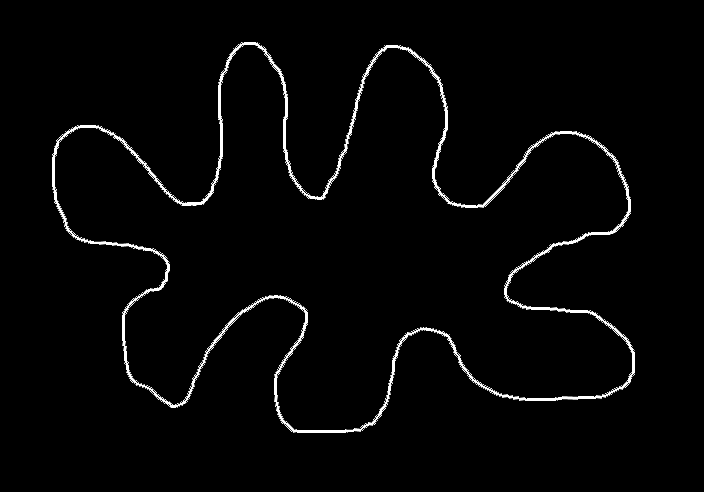
#> input picture data/images/curve11.png, 704 x 492 px
$ python shorten_curve.py data/images/curve11.png out
#> lines starting #> are read from the running program, lines starting #| are printed output that depends on the picture; after the words box and inside, x2 and y2 are one past the last pixel; in counts of white or black regions, pixels touching at a corner belong together
#> in main, img is the input picture: shape (492, 704); min 0, max 255, mean 6
### image_operations.py
import math
import cv2
import numpy as np
from scipy import signal
import geometry as geom
import list_operations as list_ops
import collections


# [5 lines left out: function get_color_for_curvature, not called in this run]

def get_signal_color():
    return 255

def get_background_color():
    return 0

def fill_image(img,  color):
    rows,cols = img.shape[:2]
    return cv2.rectangle(img, (0,0), (cols-1, rows-1), color, -1)

def save_curve_to_image(curve):
    img = create_curve_image(curve)
    rows, cols = img.shape
    curve = geom.move_curve_center(curve, cols / 2, rows / 2)
    draw_curve_points(img, curve)
    return img

# [11 lines left out: function draw_curve_points_zoom, not called in this run]


def draw_curve_points(img, curve, color=get_signal_color()):
    if geom.is_empty_curve(curve): return
    rows, cols = img.shape[:2]
    for i in range(0, geom.get_curve_size(curve)):
        x = int(curve[0][i])
        y = int(curve[1][i])
        if x >=0 and x < cols and y >=0 and y < rows:
            img[y,x] = color


# [107 lines left out: functions draw_curve_lines, draw_curve_lines_curvature, display_vector_field, display_shortening_field, draw_cross, fill_convex_curve and 2 more, not called in this run]


def create_curve_image(curve):
    curve_width = geom.get_horizontal_amplitude(curve)
    curve_height = geom.get_vertical_amplitude(curve)
    image_width = curve_width + curve_width // 2
    image_height = curve_height + curve_height // 2
    new_image = np.zeros((image_height, image_width), np.uint8)
    return new_image

# detect background and foreground colors in image and
# turn it to image with black bakgound and white signal pixels.
def binarize(image):
    if image is None:
         return

    hist = cv2.calcHist([image], [0], None, [256], [0, 256])
#> hist = 256 values, max 336217 at index 0, min 0 at index 1, mean 1353
    backgr_color = np.argmax(hist)
#> backgr_color = 0
    hist[backgr_color] = 0
    foregr_color = np.argmax(hist)
#> foregr_color = 255

    rows, cols = image.shape[:2]

    for row in range(rows):
        for col in range(cols):
            if image[row, col] != backgr_color:
                image[row, col] = foregr_color
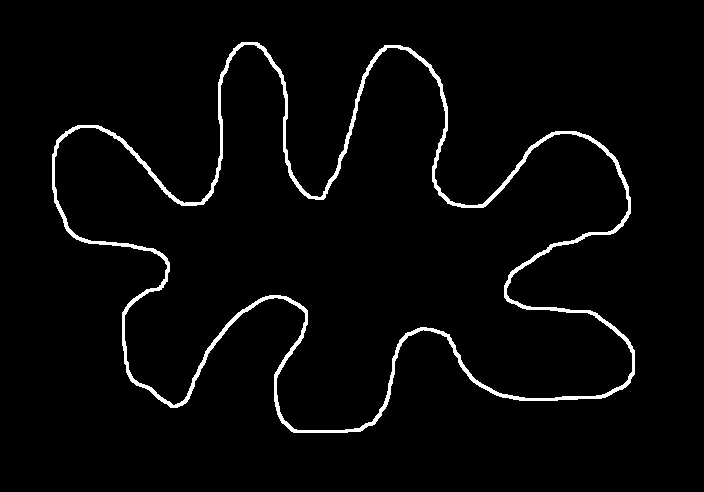
#> image: shape (492, 704); 2.9% white; 1 white region, box (x1, y1, x2, y2) and area: (52, 42, 635, 433) 10151

    # change colors for standard color scheme:
    # 0 --> background, 255 --> signal color.
    if backgr_color == get_background_color() and foregr_color == get_signal_color():
        return

    for row in range(rows):
        for col in range(cols):
            if image[row, col] == backgr_color:
                image[row, col] = get_background_color()
            else:
                if image[row, col] == foregr_color:
                    image[row, col] = get_signal_color()


def clear_rectangle_at_position(image, x, y, w, h, color):
    rows, cols = image.shape[:2]
    w1 = w // 2
    h1 = h // 2
    r1 = y - h1
    c1 = x - w1
    r = r1
    for i in range(0, h):
        c = c1
        for j in range(0, w):
            if r>=0 and r<rows and c>=0 and c<cols:
                image[r+i, c+j] = color


# move along the curve and clear curve pixels on image
def clear_curve(image, curve, w, h, color):
    if image is None:
        return

    if geom.is_empty_curve(curve): return

    for i in range(geom.get_curve_size(curve)):
        clear_rectangle_at_position(image, curve[0][i], curve[1][i], w, h, color)

### CurveExtractor.py
import cv2
import numpy as np
import geometry as geom


class CurveExtractor():
    """
    Very simple class to extract curve from image
    following thinned curve.
    """
    def __init__(self):
        self.displacements = {
            0 : (-1, 0),
            1 : (-1, 1),
            2 : (0, 1),
            3 : (1, 1),
            4 : (1, 0),
            5 : (1, -1),
            6 : (0, -1),
            7 : (-1, -1)}

        self.lookupTable = {
            0: [0,7,1,6,2,5,4,3],
            1: [1,0,2,7,3,6,4,5],
            2: [2,1,3,0,4,7,5,6],
            3: [3,2,4,1,5,0,6,7],
            4: [4,5,3,6,2,7,1,0],
            5: [5,4,6,3,7,0,2,1],
            6: [6,5,7,4,0,1,3,2],
            7: [7,6,0,5,1,2,4,3]
        }
        self.debugPrint = False


    def setDebug(debugFlag):
        self.debugPrint = debugFlag

    def getNextPosition(self, directionCode, row, col):
        """
        Moves current position by given direction code.
        :param directionCode: direction code 0..7.
        :param row: row of current position.
        :param col: column of current position.
        :return new position.
        """
        dy, dx = self.displacements[directionCode]
        return (row + dy, col + dx)

    def getDirections(self, directionCode):
        """
        Returns the list of directions for given direction code.
        Directions are selected in the way to keep given direction.
        :param directionCode: direction code 0..7.
        :return list of directions.
        """
        if directionCode >= 0 and directionCode <= 7:
            return self.lookupTable[directionCode]
        return []

    # [10 lines left out: function loadFromFile, not called in this run]

    # find and collect closed curve points on image
    # curve should be closed and without intersections
    def extract(self, image, signalColor):
        """
        Extracts closed curve from given image.
        It is very primitive implementation of curve following on image.
        There should be no fork points on curve.
        :param image: image to extract curve from.
        :param signalColor: color of curve points.
        :return curve.
        """
        if image is None:
            if self.debugPrint: print("CurveExtractor.extract no valid image is supplied.")
            return geom.get_empty_curve()

        rows,cols = image.shape[:2]

        # find curve point
        pos = None
        for row in range(rows):
            if pos != None:
                break
            for col in range(cols):
                k = image[row, col]
                if image[row, col] == signalColor:
                    pos = (col, row)

        if pos == None:
            return geom.get_empty_curve()

        x = []
        y = []
        row = pos[1]
        col = pos[0]
        x.append(col)
        y.append(row)
        image[row, col] = 0

        finished = False
        directionCode = 0
        while not finished:
            directionCodes = self.getDirections(directionCode)
            nextDirection = None
            for d in directionCodes:
                nextPosition = self.getNextPosition(d, row, col)
                if image[nextPosition[0], nextPosition[1]] == signalColor:
                    row = nextPosition[0]
                    col = nextPosition[1]
                    x.append(col)
                    y.append(row)
                    image[row, col] = 0
                    nextDirection = d
                    if self.debugPrint:
                        print("CurveExtractor.extract: directionCode=", d, " x=", col, " y=", row)
                    break
            if nextDirection == None:
                finished = True
            else:
                directionCode = nextDirection
        return np.array([x, y])

    # [38 lines left out: functions clearNeighborhood, clearByCurve, not called in this run]


### geometry.py
import math
import numpy as np
from scipy import signal
from scipy import interpolate
from scipy.spatial import ConvexHull
from numpy.polynomial import polynomial as poly
import list_operations as list_ops

#pylint: disable=line-too-long

def get_curve_size(curve : np.ndarray) -> int :
    """
    Returns number of points in curve.
    :param curve: plane curve.
    :return number of points in curve.
    """
    return curve.shape[1:][0]


def is_empty_curve(curve : np.ndarray) -> bool:
    """
    Returns True if curve has no points.
    :param curve: plane curve.
    :return True if curve has no points, False otherwise.
    """
    return curve.size == 0


# [118 lines left out: functions get_empty_curve, get_curvature, get_tangent_field, get_normal_field, get_normal_unit_field, normalize and 3 more, not called in this run]


def translate(curve : np.ndarray, x : float, y : float) -> np.ndarray:
    """
    Translates the whole curve along vector (x,y)
    :param curve: curve data.
    :param x: x-coordinate of translation vector.
    :param y: y-coordinate of translation vector.
    :return Translated curve.
    """
    return np.add(curve, ([x], [y]))


def move_curve_center(curve : np.ndarray, x : float, y : float) -> np.ndarray:
    """
    Moves curve center to new location.
    :param curve: curve data.
    :param x: x-coordinate of new center.
    :param y: y-coordinate of new center.
    :return Curve moved to new center.
    """
    [cx, cy] = get_curve_center(curve)
    return translate(curve, x - cx, y - cy)


def get_curve_center(curve : np.ndarray) -> np.ndarray:
    """
    Returns curve center.
    :param curve: plane curve.
    :return center of given curve.
    """
    return np.divide(np.sum(curve, axis=1), get_curve_size(curve))

# [232 lines left out: functions rotate_curve, reverse_curve, get_distances_to_point, get_sum_distances_to_point, get_mean_distances_to_point, homothety_transform and 11 more, not called in this run]


def get_horizontal_amplitude(curve : np.ndarray) -> float:
    """
    Calculates horizontal amplitude of curve (max-min along x-axis).
    :param curve: plane curve.
    :return horizontal amplitude of curve.
    """
    if is_empty_curve(curve):
        return 0.0
    return np.max(curve, axis=1)[0] - np.min(curve, axis=1)[0]


def get_vertical_amplitude(curve: np.ndarray) -> float:
    """
    Calculates vertical amplitude of curve (max-min along x-axis).
    :param curve: plane curve.
    :return vertical amplitude of curve.
    """
    if is_empty_curve(curve):
        return 0.0
    return np.max(curve, axis=1)[1] - np.min(curve, axis=1)[1]


# [184 lines left out: functions get_curve_amplitudes, get_curve_linear_size, get_curve_diameter, get_curve_convex_hull, is_circle, resample_by_lsq and 1 more, not called in this run]


def remove_zero_tuples(curve : np.ndarray) -> np.ndarray:
     p = np.permute_dims(curve)
     return np.permute_dims(np.take(p, np.nonzero(np.sum(np.abs(p), axis=1))[0], axis=0))


def get_rotation_number(curve : np.ndarray) -> int:
    return int(np.rint(np.sum(np.multiply(get_curvature(curve), get_curve_steps(curve))) / ( 2.0 * np.pi)))

### shorten_curve.py
import os
import sys
import time
from enum import IntEnum
import argparse
from functools import cmp_to_key
import cv2
import numpy as np
import geometry as geom
import curves as crv
import CurveExtractor as ce
import CurveShortener as cs
import image_operations as img_ops
import color_operations as color_ops
import ColorInterpolator as ci
import callbacks as cb
import CallbackData as cbd


# pylint: disable=line-too-long

class ViewStyle(IntEnum):
    """ """
    INVALID = -1
    CONTOUR = 1
    SOLID = 2
    VECTOR = 3
    HISTORY = 4

class HistoryViewStyle(IntEnum):
    """ """
    MAX_COUNT = 20
    SKIP_ITERATIONS = 100


def parse_command_line():
    """
    :return Command line arguments.
    """
    parser = argparse.ArgumentParser(prog='shorten_curve.py', description='Curve shortening flow demo', epilog='Text at the bottom of help')
    parser.add_argument('image_path', help='source image file containing closed simple curve or CIRCLE or ELLIPSE or PAPERCLIP curve')
    parser.add_argument('dest_folder', help='Folder path to store output images')
    parser.add_argument('-i', '--iterations', type=int, required=False, default=100, help='max number of iterations')
    parser.add_argument('-p', '--preserve_area', required=False, action='store_true', help='preserve area')
    parser.add_argument('-s', '--save_every_n', type=int, required=False, default=1,
        help='How often image with curve is saved. Default is 1 - every image is saved')
    parser.add_argument('-v', '--view', required=False, default='contour', choices=['contour', 'solid', 'vector', 'history'],
        help='View style of curves under flow')
    parser.add_argument('-m', '--median_filter', type=int, required=False, default=0, choices=[3, 5, 7, 9],
        help='apply median filter for source image with windowsize n')
    parser.add_argument('-n', '--number_curves', type=int, required=False, default=1, choices=[1, 2, 3, 4, 5],
        help='sets number of curves to apply shortening flow')
    parser.add_argument('-c', '--color_palette', type=str, required=False, default='blue',
                        choices=['blue', 'green', 'red'], help='sets coloring for visualization of filled curves')
    parser.add_argument('--num_points', type=int, required=False, default=0, help='number of points for curve (used only for figures)')
    parser.add_argument('--save_info', required=False, action='store_true', help='save additional information to files')
    parser.add_argument('--radius', type=int, required=False, default=100, help='circle radius')
    parser.add_argument('--radius_x', type=int, required=False, default=100, help='ellipse radius for x axis')
    parser.add_argument('--radius_y', type=int, required=False, default=60, help='ellipse radius for y axis')
    parser.add_argument('--freq_x', type=int, required=False, default=3, help='frequency for x axis')
    parser.add_argument('--freq_y', type=int, required=False, default=2, help='frequency for y axis')
    parser.add_argument('--ascending', required=False, action='store_true', help='process multiple curves from shortest to longest. Default order is from longest to shortest.')
    parser.add_argument('--curve_no', type=int, required=False, default=0, choices={1,2,3,4,5}, help='process only specified curve with given number. Number starts from 1.')
    parser.add_argument('--bg_color', type=str, required=False, default='000000', help='background color for contour, vector and history views')
    parser.add_argument('--fg_color', type=str, required=False, default='ffffff', help='foreground color for contour, vector and history views')
    parser.add_argument('--side_x', type=int, required=False, default=100, help='side length for x axis')
    parser.add_argument('--side_y', type=int, required=False, default=60, help='side length for y axis')
    parser.add_argument('--height', type=int, required=False, default=0, help='image height to display curves')
    parser.add_argument('--width', type=int, required=False, default=0, help='image width to display curves')
    parser.add_argument('--diameter', type=int, required=False, default=10, help='iterate till diameter of curve is larger')
    parser.add_argument('--gauss_blur', type=int, required=False, default=0, help='Gauss blurring with given window size')
    parser.add_argument('--jet_colors', required=False, action='store_true', help='')
    parser.add_argument('--line_thickness', type=int, required=False, default=1, help='Line thickness (only for contour view style)')
    parser.add_argument('--history_length', type=int, required=False, default=HistoryViewStyle.MAX_COUNT,
                        help='Number of curves in history (only for history view style)')
    parser.add_argument('-e', '--elapsed_time', required=False, action='store_true', help='Show elapsed time (for diagnostics)')
    return parser.parse_args()

def get_extension(file_path):
    """
    Returns extension of file path.
    :param file_path: file path to get extension from.
    :return file extension string.
    """
    ext = file_path.rpartition('.')[-1]
    return ext

def accept_extension(extent):
    """
    Returns True if extension is accepted.
    :param extent:
    :return True if extension is for graphics file.
    """
    ext = extent.strip().lower()
    if len(ext) == 0:
        return False
    return len([s for s in ["bmp", "png", "jpg", "jpeg"] if s == ext]) == 1


# [16 lines left out: function get_history_colors, not called in this run]


def extract_curve(img):
    """
    Returns curve data extracted from given image.
    :param img: cv2 image containing curve.
    :return curve data.
    """
    curve_extractor = ce.CurveExtractor()
    signal_color = img_ops.get_signal_color()
    curve = curve_extractor.extract(img, signal_color)
    # remove extracted curve from image
    img_ops.clear_curve(img, curve, 5, 5, 0)
    return curve

# [48 lines left out: functions get_color_palette, get_background_color, get_view_style, not called in this run]

def is_circle(name):
    """
    Returns True if given string parameter is for circle.
    :param name: name of figure.
    :return True or False.
    """
    return name.upper() == 'CIRCLE'

def is_ellipse(name):
    """
    Returns True if given string parameter is for ellipse.
    :param name: name of figure.
    :return True or False.
    """
    return name.upper() == 'ELLIPSE'

def is_paperclip(name):
    """
    Returns True if given string parameter is for paperclip curve.
    :param name: name of figure.
    :return True or False.
    """
    return name.upper() == 'PAPERCLIP'

def is_rectangle(name):
    """
    Returns True if given string parameter is for rectangle.
    :param name: name of figure.
    :return True or False.
    """
    return name.upper() == 'RECTANGLE'

def is_lissajous(name):
    """
    Returns True if given string parameter is for Lissajoux curve.
    :param name: name of figure.
    :return True or False.
    """
    return name.upper() == 'LISSAJOUX'

def is_eight_shape_curve(name):
    """
    Returns True if given string parameter is for 8 shape curve made from Lissajous curve.
    :param name: name of figure.
    :return True or False.
    """
    return name.upper() == 'EIGHT_SHAPE'

def is_touching_eight_shape_curve(name):
    """
    Returns True if given string parameter is for 8 shape curve made from two touching circles.
    :param name: name of figure.
    :return True or False.
    """
    return name.upper() == 'TOUCH_EIGHT_SHAPE'

def is_figure(param):
    """
    Detects if first command line argument is figure name.
    :param param: first command line argument
    :return: True if user specified figure name
    (like circle, ellipse, paperclip, rectangle).
    False otherwise.
    """
    return is_circle(param) or is_ellipse(param) or is_paperclip(param) or is_rectangle(param) or is_lissajous(param) or is_eight_shape_curve(param) or is_touching_eight_shape_curve(param)


# [14 lines left out: function cmp_curve, not called in this run]


def get_curve_image_shape(args_width, args_height, curves):
    """
    Calculate width and height of image to display all curves.
    Also calculate horizontal and vertical displacements
    to display curves on image nicely.
    :param args_width: width for image specified by user
    :param args_height:  height for image specified by user
    :param curves: array of curves
    :return tuple of width and height of image and horizontal and vertical displacements.
    """
    if len(curves) == 0:
        return (0, 0, 0, 0)
    curve_cols = []
    curve_rows = []
    for curve in curves:
        curve_cols.append(int(min(curve[0])))
        curve_cols.append(int(max(curve[0])))
        curve_rows.append(int(min(curve[1])))
        curve_rows.append(int(max(curve[1])))

    horizontal_amplitude = max(curve_cols) - min(curve_cols)
    width = horizontal_amplitude if args_width == 0 else args_width
    cx = -min(curve_cols)
    if args_width == 0:
        cx += width // 8
        width += width // 4
    else:
        cx += (args_width - horizontal_amplitude) // 2

    vertical_amplitude = max(curve_rows) - min(curve_rows)
    height = vertical_amplitude if args_height == 0 else args_height
    cy = -min(curve_rows)
    if args_height == 0:
        cy += height // 8
        height += height // 4
    else:
        cy += (args_height - vertical_amplitude) // 2

    return (width, height, cx, cy)

# [116 lines left out: functions get_circle_curve, get_ellipse_curve, get_paperclip_curve, get_rectangle_curve, get_lissajous_curve, get_figure_curve, not called in this run]


#
# reads image from png file and runs curve shortening flow for it
# at every iteration curve is saved in folder as png file.
# Then those images are used to create movie.
#
def main():
    """
    Main function.
    """
    args = parse_command_line()
    if args is None:
        sys.exit(1)

    time_started = time.time()

    curves = []
    if is_figure(args.image_path):
        curve = get_figure_curve(args)
        if geom.is_empty_curve(curve):
            print("ERROR: Curve '", args.image_path, "' is empty!")
            sys.exit(1)
        Rc = geom.get_rotation_number(curve)
        print("Rc=", Rc)
        curves.append(curve)
    else:
        # image_path is for image file
        if not os.path.exists(args.image_path):
            print("File '", args.image_path, "' doesn't exist!")
            sys.exit(1)

        image_path = args.image_path
        extent = get_extension(image_path)
        if not accept_extension(extent):
            print("File '", args.image_path, "' is not supported!")
            sys.exit(1)

        extension = '.' + extent

        # load original image
        img = cv2.imread(image_path, cv2.IMREAD_GRAYSCALE)
        assert img is not None, "file could not be read, check with os.path.exists()"

        # binarize image and set standard background and foreground colors
        img_ops.binarize(img)

        # perform median filtering
        median_img = cv2.medianBlur(img, args.median_filter) if args.median_filter > 0 else img
        if args.median_filter > 0:
            cv2.imwrite(image_path.replace(extension, "_median.png"), median_img)

        # perform curve thinning
        thinned_img = cv2.ximgproc.thinning(median_img)
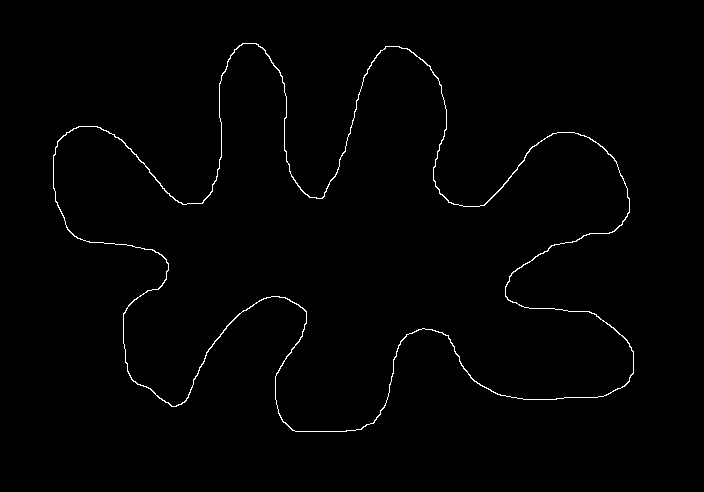
#> thinned_img: shape (492, 704); 0.93% white in thin lines or dots, all inside (x1, y1, x2, y2) = (53, 43, 634, 432)
        cv2.imwrite(image_path.replace(extension, "_thinned.png"), thinned_img)

        # extract curves from image
        num_extracted = 0
        for i in range(0, args.number_curves):
            curve = extract_curve(thinned_img)
            nc = geom.get_curve_size(curve)
            if nc > 0:
                print("len=", nc)
                curves.append(curve)
                curve_img = img_ops.save_curve_to_image(curve)
                cv2.imwrite(image_path.replace(extension, "_extracted" + str(i + 1) + ".png"), curve_img)
                num_extracted += 1
            else:
                print("ERROR: Curve #", i + 1, " is not available")
                break
#> this loop made 1 pass
#> (printed output is left out)
#> thinned_img: shape (492, 704); 0.93% of pixels changed, all inside (x1, y1, x2, y2) = (53, 43, 634, 432)
#> (the rest of the program and of its run is left out)
